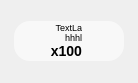
<?xml version="1.0" encoding="UTF-8"?>
<ui version="4.0">
 <class>CellCounter</class>
 <widget class="QWidget" name="CellCounter">
  <property name="geometry">
   <rect>
    <x>0</x>
    <y>0</y>
    <width>138</width>
    <height>83</height>
   </rect>
  </property>
  <property name="sizePolicy">
   <sizepolicy hsizetype="Maximum" vsizetype="Maximum">
    <horstretch>0</horstretch>
    <verstretch>0</verstretch>
   </sizepolicy>
  </property>
  <property name="minimumSize">
   <size>
    <width>0</width>
    <height>0</height>
   </size>
  </property>
  <property name="maximumSize">
   <size>
    <width>16777215</width>
    <height>16777215</height>
   </size>
  </property>
  <property name="windowTitle">
   <string>Form</string>
  </property>
  <property name="styleSheet">
   <string notr="true">
#frame {
	background-color:rgba(255, 255, 255, 150);
    border-radius:16px;
}

#labelName
{
	font-size:9px;
}

#labelScore
{
	font-weight:bold;
	font-size:14px;
}
</string>
  </property>
  <layout class="QHBoxLayout" name="horizontalLayout">
   <property name="spacing">
    <number>2</number>
   </property>
   <property name="margin">
    <number>0</number>
   </property>
   <item>
    <widget class="QWidget" name="frame" native="true">
     <property name="sizePolicy">
      <sizepolicy hsizetype="Maximum" vsizetype="Maximum">
       <horstretch>0</horstretch>
       <verstretch>0</verstretch>
      </sizepolicy>
     </property>
     <property name="minimumSize">
      <size>
       <width>110</width>
       <height>0</height>
      </size>
     </property>
     <property name="maximumSize">
      <size>
       <width>110</width>
       <height>16777215</height>
      </size>
     </property>
     <layout class="QHBoxLayout" name="horizontalLayout_2">
      <property name="spacing">
       <number>2</number>
      </property>
      <property name="margin">
       <number>0</number>
      </property>
      <item>
       <spacer name="horizontalSpacer">
        <property name="orientation">
         <enum>Qt::Horizontal</enum>
        </property>
        <property name="sizeHint" stdset="0">
         <size>
          <width>0</width>
          <height>20</height>
         </size>
        </property>
       </spacer>
      </item>
      <item>
       <widget class="QWidget" name="widget_2" native="true">
        <property name="sizePolicy">
         <sizepolicy hsizetype="Maximum" vsizetype="Maximum">
          <horstretch>0</horstretch>
          <verstretch>0</verstretch>
         </sizepolicy>
        </property>
        <property name="minimumSize">
         <size>
          <width>0</width>
          <height>0</height>
         </size>
        </property>
        <property name="maximumSize">
         <size>
          <width>16777215</width>
          <height>16777215</height>
         </size>
        </property>
        <layout class="QVBoxLayout" name="verticalLayout">
         <property name="spacing">
          <number>0</number>
         </property>
         <property name="margin">
          <number>0</number>
         </property>
         <item>
          <widget class="QLabel" name="labelName">
           <property name="sizePolicy">
            <sizepolicy hsizetype="Maximum" vsizetype="Preferred">
             <horstretch>0</horstretch>
             <verstretch>0</verstretch>
            </sizepolicy>
           </property>
           <property name="minimumSize">
            <size>
             <width>0</width>
             <height>20</height>
            </size>
           </property>
           <property name="maximumSize">
            <size>
             <width>50</width>
             <height>16777215</height>
            </size>
           </property>
           <property name="text">
            <string>TextLa hhhl</string>
           </property>
           <property name="alignment">
            <set>Qt::AlignRight|Qt::AlignTrailing|Qt::AlignVCenter</set>
           </property>
           <property name="wordWrap">
            <bool>true</bool>
           </property>
          </widget>
         </item>
         <item>
          <widget class="QLabel" name="labelScore">
           <property name="sizePolicy">
            <sizepolicy hsizetype="Preferred" vsizetype="Preferred">
             <horstretch>0</horstretch>
             <verstretch>0</verstretch>
            </sizepolicy>
           </property>
           <property name="minimumSize">
            <size>
             <width>0</width>
             <height>0</height>
            </size>
           </property>
           <property name="maximumSize">
            <size>
             <width>16777215</width>
             <height>16777215</height>
            </size>
           </property>
           <property name="text">
            <string>x100</string>
           </property>
           <property name="alignment">
            <set>Qt::AlignRight|Qt::AlignTrailing|Qt::AlignVCenter</set>
           </property>
          </widget>
         </item>
        </layout>
       </widget>
      </item>
      <item>
       <widget class="QWidget" name="widget" native="true">
        <property name="sizePolicy">
         <sizepolicy hsizetype="Fixed" vsizetype="Fixed">
          <horstretch>0</horstretch>
          <verstretch>0</verstretch>
         </sizepolicy>
        </property>
        <property name="minimumSize">
         <size>
          <width>40</width>
          <height>40</height>
         </size>
        </property>
        <layout class="QVBoxLayout" name="verticalLayout_2">
         <property name="spacing">
          <number>0</number>
         </property>
         <property name="margin">
          <number>0</number>
         </property>
        </layout>
       </widget>
      </item>
     </layout>
    </widget>
   </item>
  </layout>
 </widget>
 <resources/>
 <connections/>
</ui>
